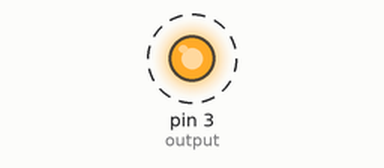
Simulated run of this sketch. Board: Arduino Uno, built with avr-gcc and run on an emulated ATmega328P. On the bench: output pins drawn as LEDs (lit = HIGH). Dashed ring = blinking.

Above: at 0.5 s.
Timing chart, 0 to 4.6 s (numbered marks = the images above):
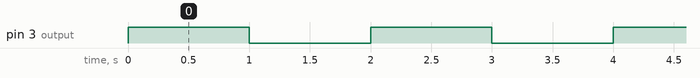

The sketch:

simple_led.ino
```cpp
const int sensor = 8;
const int output = 3;


void setup() {
  pinMode(sensor, INPUT);
  pinMode(output, OUTPUT);
}

void loop() {
  digitalWrite(output, HIGH);
  delay(1000);
  digitalWrite(output, LOW);
  delay(1000);
}
```

Measured:
- by itself, pin 3 (output): alternates HIGH for 1.0 s and LOW for 1.0 s
